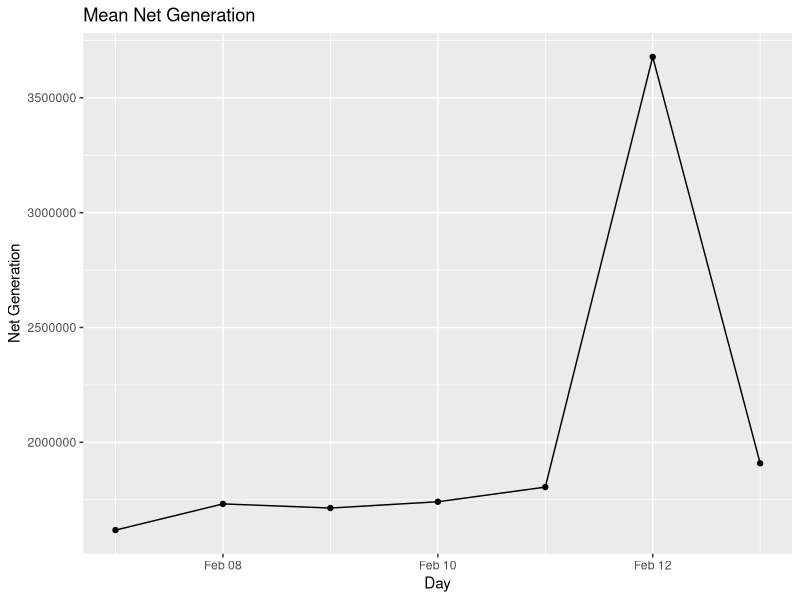
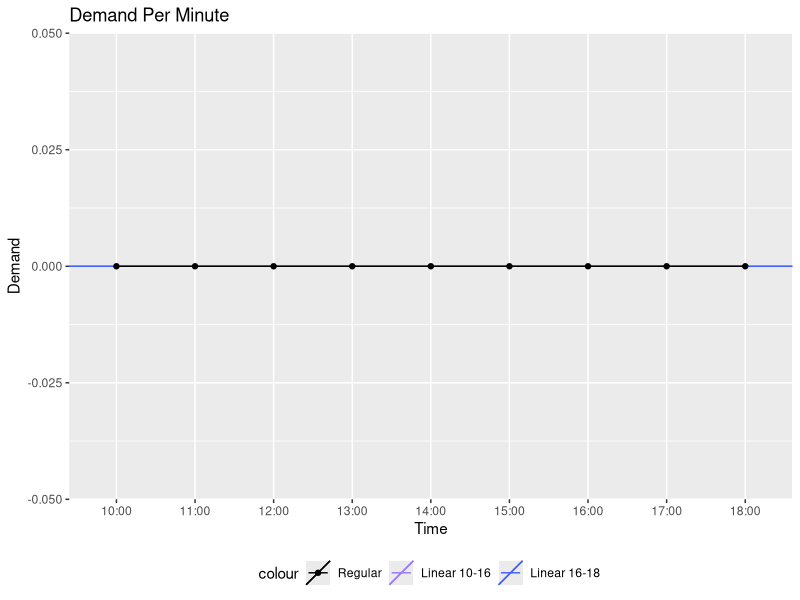
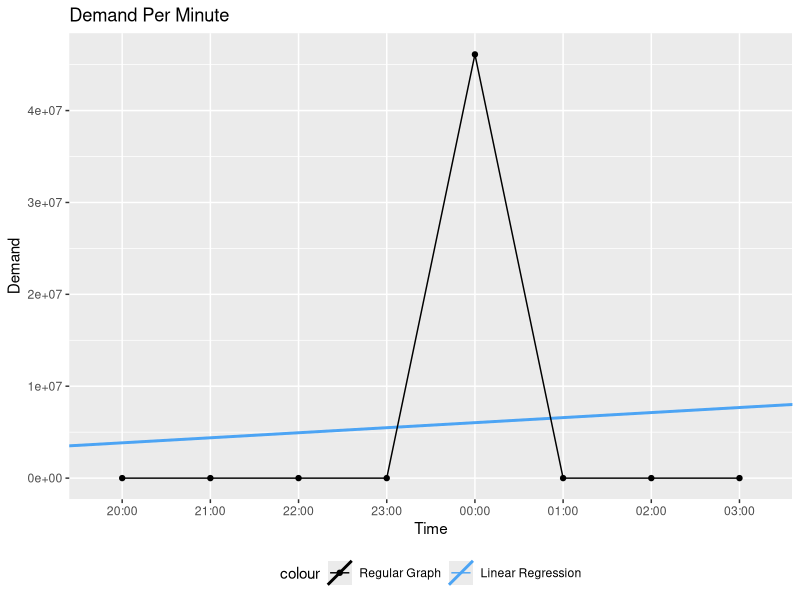

Generate these figures, in order, with R:
#Big Data Assignment 1- Week 3
#Dina Pinchuck 
#Odel Fhima 

#Library for plotting graphs
library(ggplot2)
#library used for hour function
library(lubridate)

#read data
A <- read.delim('table.tsv')
#change time to eastern standard
A$DateTime <- as.POSIXct( A$megawatthours, tz = "EST", "%H:%M EST %m/%d/%Y" )

pdf('week3_power.pdf') 

#Question 1

#B has the fixed times
B <- A[ order(A$DateTime), ] 
dates<-B[,'DateTime']
#creates time data for each net generation/demand
times<-c(dates,dates,dates,dates,dates,
         dates,dates,dates,dates,dates,dates)

#List of all the locations
locations <- c( "BPAT", "CISO", "CPLE", "ERCO", "FPL", "ISNE",
                "MISO" , "NYIS" , "PACW" , "PJM","United.States.Lower.48..region."  )

#creating a list of locations for each time so the dimensions are the same in order to build the data cube
locationsList<-vector()
for (location in locations)
{
  for (i in 1:1536)
  {
    locationsList<-c(locationsList,location)
  }
}

#all the net generation columns
nets<-list("Net.generation","Net.generation.1","Net.generation.2",
           "Net.generation.3","Net.generation.4","Net.generation.5",
           "Net.generation.6","Net.generation.7","Net.generation.8",
           "Net.generation.9","Net.generation.10")
#connecting net generation to the rest of the information
net<-vector()
for (i in nets)
{
  net<-c(net,B[,i])
}
#data cube
dataF<-data.frame(location=locationsList,time=times,netgen=net)
row.names(dataF)<-NULL
dCube <-
  tapply(dataF$netgen,
         dataF[,c("location","time")],
         FUN = sum )
#dice cube for the week that we want
cube<-dCube[,720:887]

#roll up
up <-   cut(as.numeric(as.POSIXct(dimnames(cube)$time )),
            c(as.numeric(as.POSIXct("2021-02-06 23:00:00 EST")),
              as.numeric(as.POSIXct("2021-02-07 23:00:00 EST")),
              as.numeric(as.POSIXct("2021-02-08 23:00:00 EST")),
              as.numeric(as.POSIXct("2021-02-09 23:00:00 EST")),
              as.numeric(as.POSIXct("2021-02-10 23:00:00 EST")),
              as.numeric(as.POSIXct("2021-02-11 23:00:00 EST")),
              as.numeric(as.POSIXct("2021-02-12 23:00:00 EST")),
              as.numeric(as.POSIXct("2021-02-13 23:00:00 EST"))),
            dig.lab = 8)
up.group <- split(dimnames(cube)$time, up )
n.time_levels <- length(up.group)

new.3d <- lapply(
  up.group, function(k)
    apply( cube[,k], c("location"), sum, na.rm = T )
)

new.cube <- cube[, 1:n.time_levels]



# apply the new values
for (i in seq(n.time_levels))
  new.cube[,i] <- new.3d[[i]]

dimlist <- dimnames(new.cube)
where.time <- which(names(dimlist) == "time")
names(dimlist)[where.time] <- "day"

 dimlist$day <- c("2021-02-07", "2021-02-08", "2021-02-09", "2021-02-10",
                 "2021-02-11", "2021-02-12", "2021-02-13") 

dimnames(new.cube) <- dimlist

#graph 1

means <- vector()
for ( i in dimlist$day )
{
  means[[ i ]] <- mean( new.cube[,i] )
}
#mean and sum create the "same" graph, just scaled to different numbers
DF <- data.frame ( x = dimlist$day, y = means)
DF$x <- as.Date(DF$x)
# plot
#scale_x_discrete(limits=c("Sunday","Monday","Tuesday","Wednesday","Thursday","Friday","Saturday"))
print(ggplot(DF, aes(x, y)) +geom_point()+
        geom_line()+ggtitle("Mean Net Generation")+labs(y="Net Generation", x = "Day"))


#Question 2
#time and locations were already calculated in the first question

demandColumns<-list("Demand","Demand.1","Demand.2",
                    "Demand.3","Demand.4","Demand.5",
                    "Demand.6","Demand.7","Demand.8",
                    "Demand.9","Demand.10")
#connecting the demands to the rest of the information
demands<-vector()
for (i in demandColumns)
{
  demands<-c(demands,B[,i])
}

#data cube
demandDataF<-data.frame(location=locationsList,time=times,demand=demands)
row.names(demandDataF)<-NULL
demandC <-
  tapply(demandDataF$demand,
         demandDataF[,c("location","time")],
         FUN = sum )
#dice data cube for requested locations


demandCube<-demandC[c("PJM","NYIS","ISNE","FPL","CPLE"),]

#fix the times to only contain the requested hours
demandCube<-demandCube[, (hour(dimnames(demandCube)$time)>=10 & hour(dimnames(demandCube)$time)<=18)|
                         (hour(dimnames(demandCube)$time)>=20 & hour(dimnames(demandCube)$time)<=23)|
                         (hour(dimnames(demandCube)$time)>=0 & hour(dimnames(demandCube)$time)<=3)]

dimnames(demandCube)$time<-dimnames(demandCube)$time #hour



#roll up
hourUp <- cut(hour(dimnames(demandCube)$time),
              c(-1,0,1,2,3,10,11,12,13,14,15,16,17,18,20,21,22,23),
              dig.lab = 17)

hourUp.group <- split(dimnames(demandCube)$time, hourUp )
n.hour_levels <- length(hourUp.group)
print(n.hour_levels)
new.d <- lapply(hourUp.group, function(k)
  apply(demandCube[,k], c("location"), sum, na.rm = T ))

new.demandCube <- demandCube[, 1:n.hour_levels]
# apply the new values
for (i in seq(n.hour_levels))
  new.demandCube[,i] <- new.d[[i]]

demanddimlist <- dimnames(new.demandCube)
where.time <- which(names(demanddimlist) == "time")
names(demanddimlist)[where.time] <- "hour"

demanddimlist$hour <- c("00:00", "01:00", "02:00","03:00", "10:00","11:00","12:00","13:00","14:00","15:00","16:00","17:00","18:00","20:00","21:00","22:00","23:00")
dimnames(new.demandCube) <- demanddimlist


tenToSix<-new.demandCube[,c("10:00","11:00","12:00","13:00","14:00","15:00","16:00","17:00","18:00")]
eightToThree<-new.demandCube[,c("20:00","21:00","22:00","23:00","00:00", "01:00", "02:00","03:00")]

demandmeans <- vector()
for ( i in dimnames(tenToSix)$hour )
{
  demandmeans[[ i ]] <- mean( tenToSix[,i] )
}
demandDF <- data.frame ( x =dimnames(tenToSix)$hour, y = demandmeans)
demandDF$x= factor(dimnames(tenToSix)$hour, levels=c( "10:00","11:00","12:00","13:00","14:00","15:00","16:00","17:00", "18:00"))
demandDF$x<-as.numeric(demandDF$x)
lmDF1<-demandDF[c(1:7),c(1:2)]
demand.lm1<-lm(formula=y ~x ,data=lmDF1)
a1<-coef(demand.lm1)[1]
b1<-coef(demand.lm1)[2]
lmDF2<-demandDF[c(7:9),c(1:2)]
demand.lm2<-lm(formula=y ~x ,data=lmDF2)
a2<-coef(demand.lm2)[1]
b2<-coef(demand.lm2)[2]
graph2<-ggplot(demandDF, aes(x, y,colour="line1"), group = 1 ) + scale_x_discrete( limits=c( "10:00","11:00","12:00","13:00","14:00","15:00","16:00","17:00","18:00")) +
  geom_abline(aes(intercept = a1,slope=b1,colour="line2") , show.legend =TRUE ) + geom_abline(aes(intercept = a2,slope=b2,colour="line3"),show.legend =TRUE ) + scale_colour_manual(labels = c("Regular", "Linear 10-16","Linear 16-18 "),values=c("line1"="black","line2"="#9979ff","line3"="#4060ff"))+theme(legend.position="bottom") +ggtitle("Demand Per Minute")+labs(y="Demand",x="Time")  +geom_point() +geom_line(show.legend=TRUE)
print(graph2)

demandmeans2 <- vector()
for ( i in dimnames(eightToThree)$hour )
{
  demandmeans2[[ i ]] <- mean( eightToThree[,i] )
}
demandDF2 <- data.frame ( x =dimnames(eightToThree)$hour, y = demandmeans2)
demandDF2$x= factor(dimnames(eightToThree)$hour, levels=c("20:00","21:00","22:00","23:00","00:00", "01:00", "02:00","03:00" ))
demandDF2$x<-as.numeric(demandDF2$x)
lmDF3<-demandDF2[c(1:8),c(1:2)]
demand.lm3<-lm(formula=y ~x ,data=lmDF3)
a3<-coef(demand.lm3)[1]
b3<-coef(demand.lm3)[2]
graph3<-ggplot(demandDF2, aes(x, y, colour="line1"), lwd=1, group = 1 ) + scale_x_discrete( limits=c( "20:00","21:00","22:00","23:00","00:00", "01:00", "02:00","03:00")) +
  geom_abline(aes(intercept = a3,slope=b3,colour= "line2"), lwd=1 , show.legend =TRUE ) +ggtitle("Demand Per Minute")+labs(y="Demand",x="Time")  +geom_point()+ scale_colour_manual(labels = c("Regular Graph", "Linear Regression"),values=c("line1"="black","line2"="#4ca4f4")) +
  theme(legend.position = "bottom") +geom_line(show.legend=TRUE)
print(graph3)

dev.off()
